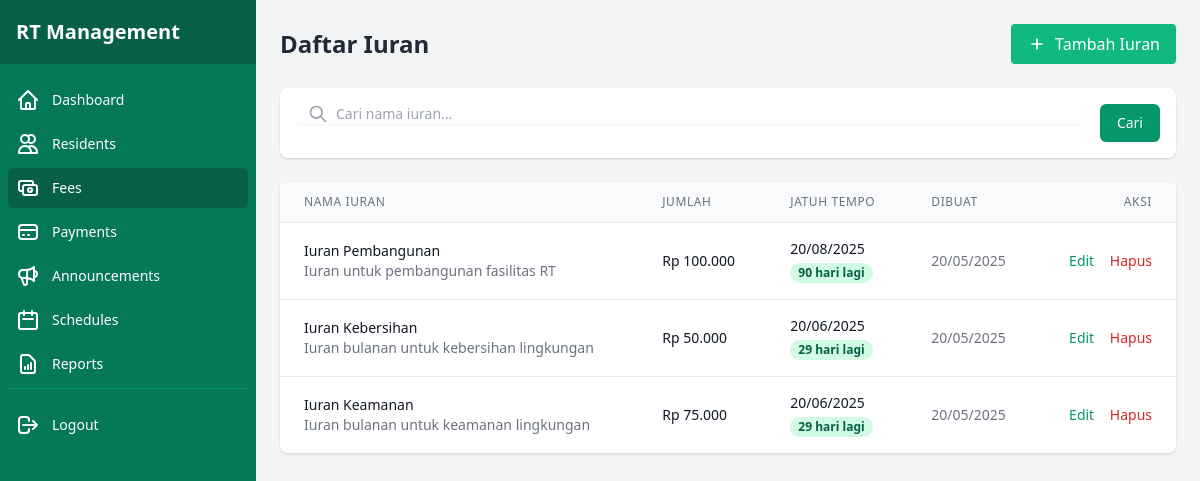
/admin/fees (signed in), run on the app's committed database.
### tables this page shows
CREATE TABLE IF NOT EXISTS fees (
    id INT AUTO_INCREMENT PRIMARY KEY,
    name VARCHAR(100) NOT NULL,
    description TEXT,
    amount DECIMAL(10, 2) NOT NULL,
    due_date DATE NOT NULL,
    created_at DATETIME DEFAULT CURRENT_TIMESTAMP,
    updated_at DATETIME ON UPDATE CURRENT_TIMESTAMP
);

### app/controllers/FeeController.php (called while the page is built, shortened)
<?php
class FeeController {
    public function index() {
        $feeModel = new Fee();
        $page = isset($_GET['page']) ? (int)$_GET['page'] : 1;
        $limit = 10;
        $offset = ($page - 1) * $limit;
        $search = isset($_GET['search']) ? $_GET['search'] : '';
        $fees = $feeModel->getAll($limit, $offset, $search);
        $totalFees = $feeModel->countAll($search);
        $totalPages = ceil($totalFees / $limit);
        $data = [
            'fees' => $fees,
            'currentPage' => $page,
            'totalPages' => $totalPages,
            'search' => $search
        ];
        require_once BASE_PATH . '/app/views/admin/fees.php';
    }
}

### public/index.php (called while the page is built, shortened)
<?php
require_once BASE_PATH . '/config/database.php';
spl_autoload_register(function ($class) {
    $class = str_replace('\\', DIRECTORY_SEPARATOR, $class);
    $file = BASE_PATH . DIRECTORY_SEPARATOR . $class . '.php';
});
require_once BASE_PATH . '/routes/web.php';
$url = isset($_GET['url']) ? $_GET['url'] : '';
$url = rtrim($url, '/');
Router::route($url);

### config/database.php (called while the page is built, shortened)
<?php
class Database {
    private static $instance = null;
    private $connection;
    private function __construct() {
        try {
            $this->connection = new PDO(
                'mysql:host=' . DB_HOST . ';dbname=' . DB_NAME . ';charset=utf8mb4',
                DB_USER,
                DB_PASS,
                [
                    PDO::ATTR_ERRMODE => PDO::ERRMODE_EXCEPTION,
                    PDO::ATTR_DEFAULT_FETCH_MODE => PDO::FETCH_ASSOC,
                    PDO::ATTR_EMULATE_PREPARES => false
                ]
            );
        } catch (PDOException $e) {
            die('Database Connection Error: ' . $e->getMessage());
        }
    }
    public static function getInstance() {
        if (self::$instance === null) {
            self::$instance = new self();
        }
        return self::$instance;
    }
    public function getConnection() {
        return $this->connection;
    }
}

### app/models/Fee.php (called while the page is built, shortened)
<?php
class Fee {
    private $db;
    public function __construct() {
        $this->db = \Database::getInstance()->getConnection();
    }
    public function getAll($limit = 10, $offset = 0, $search = '') {
        $sql = "SELECT * FROM fees";
        $params = [];
        $sql .= " ORDER BY due_date DESC LIMIT :limit OFFSET :offset";
        $stmt = $this->db->prepare($sql);
        $stmt->bindValue(':limit', $limit, \PDO::PARAM_INT);
        $stmt->bindValue(':offset', $offset, \PDO::PARAM_INT);
        $stmt->execute();
        return $stmt->fetchAll();
    }
    public function countAll($search = '') {
        $sql = "SELECT COUNT(*) FROM fees";
        $params = [];
        $stmt = $this->db->prepare($sql);
        $stmt->execute();
        return (int) $stmt->fetchColumn();
    }
}

### app/views/admin/fees.php (the view, shortened to what this page needs)
<!DOCTYPE html>
<html lang="id">
<head>
    <link href="https://cdn.jsdelivr.net/npm/tailwindcss@2.2.19/dist/tailwind.min.css" rel="stylesheet">
    <link rel="stylesheet" href="/css/styles.css">
</head>
<body class="bg-gray-100 min-h-screen flex flex-col">
    <?php include BASE_PATH . '/app/views/components/admin_header.php'; ?>
    <div class="flex h-screen">
        <?php include BASE_PATH . '/app/views/components/admin_sidebar.php'; ?>
        <main class="flex-1 p-4 md:p-6 overflow-y-auto">
            <div class="max-w-7xl mx-auto">
                <div class="flex justify-between items-center mb-6">
                    <h1 class="text-2xl font-bold text-gray-800">Daftar Iuran</h1>
                    <a href="/admin/fee/add" class="bg-green-500 hover:bg-green-600 text-white font-medium py-2 px-4 rounded inline-flex items-center transition-colors">
                        <svg xmlns="http://www.w3.org/2000/svg" class="h-5 w-5 mr-2" fill="none" viewBox="0 0 24 24" stroke="currentColor">
                            <path stroke-linecap="round" stroke-linejoin="round" stroke-width="2" d="M12 6v6m0 0v6m0-6h6m-6 0H6" />
                        </svg>
                        Tambah Iuran
                    </a>
                </div>
                <div class="bg-white rounded-lg shadow mb-6">
                    <div class="p-4">
                        <form action="/admin/fees" method="GET" class="flex flex-col md:flex-row gap-4">
                            <div class="flex-1">
                                <div class="relative rounded-md shadow-sm">
                                    <div class="absolute inset-y-0 left-0 pl-3 flex items-center pointer-events-none">
                                    </div>
                                    <input type="text" name="search" id="search" class="focus:ring-green-500 focus:border-green-500 block w-full pl-10 sm:text-sm border-gray-300 rounded-md" placeholder="Cari nama iuran..." value="<?= htmlspecialchars($data['search']) ?>">
                                </div>
                            </div>
                            <div>
                                <button type="submit" class="w-full inline-flex items-center justify-center px-4 py-2 border border-transparent text-sm font-medium rounded-md shadow-sm text-white bg-green-600 hover:bg-green-700 focus:outline-none focus:ring-2 focus:ring-offset-2 focus:ring-green-500">
                                    Cari
                                </button>
                            </div>
                        </form>
                    </div>
                </div>
                <div class="bg-white rounded-lg shadow overflow-hidden">
                    <div class="overflow-x-auto">
                        <table class="min-w-full divide-y divide-gray-200 responsive-table" data-sortable>
                            <thead class="bg-gray-50">
                                <tr>
                                    <th scope="col" class="px-6 py-3 text-left text-xs font-medium text-gray-500 uppercase tracking-wider" data-sort="name">
                                        Nama Iuran
                                    </th>
                                    <th scope="col" class="px-6 py-3 text-left text-xs font-medium text-gray-500 uppercase tracking-wider" data-sort="amount">
                                        Jumlah
                                    </th>
                                    <th scope="col" class="px-6 py-3 text-left text-xs font-medium text-gray-500 uppercase tracking-wider" data-sort="due_date">
                                        Jatuh Tempo
                                    </th>
                                    <th scope="col" class="px-6 py-3 text-left text-xs font-medium text-gray-500 uppercase tracking-wider" data-sort="created_at">
                                        Dibuat
                                    </th>
                                    <th scope="col" class="px-6 py-3 text-right text-xs font-medium text-gray-500 uppercase tracking-wider">
                                        Aksi
                                    </th>
                                </tr>
                            </thead>
                            <tbody class="bg-white divide-y divide-gray-200">
                                <?php if (empty($data['fees'])): ?>
                                    <tr>
                                        <td colspan="5" class="px-6 py-4 text-center text-gray-500">
                                            Tidak ada data iuran
                                        </td>
                                    </tr>
                                <?php else: ?>
                                    <?php foreach ($data['fees'] as $fee): ?>
                                        <tr>
                                            <td class="px-6 py-4" data-label="Nama Iuran" data-column="name">
                                                <div class="text-sm font-medium text-gray-900"><?= htmlspecialchars($fee['name']) ?></div>
                                                <div class="text-sm text-gray-500"><?= htmlspecialchars($fee['description']) ?></div>
                                            </td>
                                            <td class="px-6 py-4 whitespace-nowrap" data-label="Jumlah" data-column="amount">
                                                <div class="text-sm font-medium text-gray-900"><?= 'Rp ' . number_format($fee['amount'], 0, ',', '.') ?></div>
                                            </td>
                                            <td class="px-6 py-4 whitespace-nowrap" data-label="Jatuh Tempo" data-column="due_date">
                                                <div class="text-sm text-gray-900"><?= date('d/m/Y', strtotime($fee['due_date'])) ?></div>
                                                <?php
                                                $dueDate = new DateTime($fee['due_date']);
                                                $today = new DateTime();
                                                $interval = $today->diff($dueDate);
                                                $isPast = $today > $dueDate;
                                                ?>
                                                <?php if ($isPast): ?>
                                                    <span class="px-2 inline-flex text-xs leading-5 font-semibold rounded-full bg-red-100 text-red-800">
                                                        Lewat <?= $interval->days ?> hari
                                                    </span>
                                                <?php elseif ($interval->days <= 7): ?>
                                                    <span class="px-2 inline-flex text-xs leading-5 font-semibold rounded-full bg-yellow-100 text-yellow-800">
                                                        <?= $interval->days ?> hari lagi
                                                    </span>
                                                <?php else: ?>
                                                    <span class="px-2 inline-flex text-xs leading-5 font-semibold rounded-full bg-green-100 text-green-800">
                                                        <?= $interval->days ?> hari lagi
                                                    </span>
                                                <?php endif; ?>
                                            </td>
                                            <td class="px-6 py-4 whitespace-nowrap text-sm text-gray-500" data-label="Dibuat" data-column="created_at">
                                                <?= date('d/m/Y', strtotime($fee['created_at'])) ?>
                                            </td>
                                            <td class="px-6 py-4 whitespace-nowrap text-right text-sm font-medium" data-label="Aksi">
                                                <a href="/admin/fee/edit/<?= $fee['id'] ?>" class="text-green-600 hover:text-green-900 mr-3">Edit</a>
                                                <a href="#" class="text-red-600 hover:text-red-900" onclick="confirmDelete(<?= $fee['id'] ?>, '<?= htmlspecialchars($fee['name']) ?>')">Hapus</a>
                                            </td>
                                        </tr>
                                    <?php endforeach; ?>
                                <?php endif; ?>
                            </tbody>
                        </table>
                    </div>
                </div>
            </div>
        </main>
    </div>
</body>
</html>

### routes/web.php (shortened to what this page needs)
<?php
class Router {
    private static $routes = [];
    public static function register($method, $url, $controller, $action) {
        self::$routes[] = [
            'method' => $method,
            'url' => $url,
            'controller' => $controller,
            'action' => $action
        ];
    }
    public static function route($url) {
        $method = $_SERVER['REQUEST_METHOD'];
        foreach (self::$routes as $route) {
            $pattern = self::convertRouteToRegex($route['url']);
            if ($route['method'] == $method && preg_match($pattern, $url, $matches)) {
                array_shift($matches);
                $controller = new $controllerName();
                call_user_func_array([$controller, $route['action']], $matches);
                return;
            }
        }
    }
    private static function convertRouteToRegex($route) {
        $route = preg_replace('/\:([a-zA-Z0-9]+)/', '([^/]+)', $route);
        return '/^' . str_replace('/', '\/', $route) . '$/';
    }
}

### public/css/styles.css (style rules this page uses)
.responsive-table { @apply w-full; }

### data on the page
fees: name "Iuran Pembangunan", description "Iuran untuk pembangunan fasilitas RT", amount "100.000", due_date "20/08/2025", due_date "90", created_at "20/05/2025"
fees: name "Iuran Kebersihan", description "Iuran bulanan untuk kebersihan lingkungan", amount "50.000", due_date "20/06/2025", due_date "29", created_at "20/05/2025"
fees: name "Iuran Keamanan", description "Iuran bulanan untuk keamanan lingkungan", amount "75.000", due_date "20/06/2025", due_date "29", created_at "20/05/2025"
